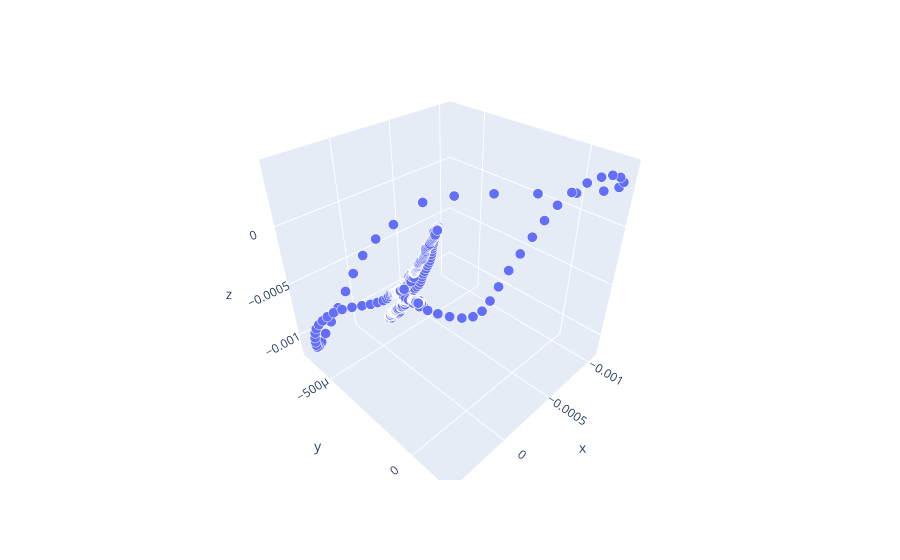
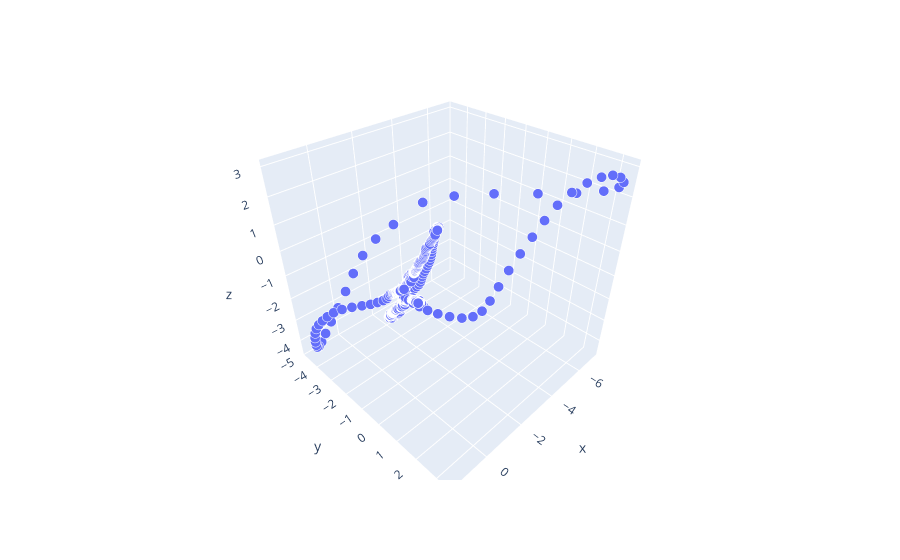

Notebook source saved alongside these figures, in order:
### Markdown cell above
Демонстрация нормализации исходных облаков точек:

### Code cell
import pandas as pd
import plotly.express as px

file_path = 'final_pointcloud_dataset/train/00002_period_3.csv'
file_path_normalized = 'final_pointcloud_dataset_normalized/train/00002_period_3_normalized.csv'

print('Исходное облако точек:')
# Чтение CSV-файла
df = pd.read_csv(file_path)
df['size'] = 20

# Построение 3D облака точек
fig = px.scatter_3d(df, x='x', y='y', z='z', size='size', size_max=10, opacity=1)

# Настройка внешнего вида облака точек (необязательно)
fig.update_layout(scene=dict(aspectmode='cube'))

# Отображение графика
fig.show()

print('Нормализованное облако точек:')
# Чтение CSV-файла
df_normalized = pd.read_csv(file_path_normalized)
df_normalized['size'] = 20

# Построение 3D облака точек
fig = px.scatter_3d(df_normalized, x='x', y='y', z='z', size='size', size_max=10, opacity=1)

# Настройка внешнего вида облака точек (необязательно)
fig.update_layout(scene=dict(aspectmode='cube'))

# Отображение графика
fig.show()

### Figure 1 — Plotly figure (JSON) as saved in the notebook; plotly's stock layout.template omitted (floating-point values rounded to 4 significant figures; data arrays with more than 128 entries replaced by an {"elided": "..."} marker saying what was removed)
{"data": [{"hovertemplate": "x=%{x}<br>y=%{y}<br>z=%{z}<br>size=%{marker.size}<extra></extra>", "legendgroup": "", "marker": {"color": "#636efa", "opacity": 1, "size": {"elided": "607 int values"}, "sizemode": "area", "sizeref": 0.2, "symbol": "circle"}, "mode": "markers", "name": "", "scene": "scene", "showlegend": false, "type": "scatter3d", "x": {"elided": "607 float values"}, "y": {"elided": "607 float values"}, "z": {"elided": "607 float values"}}], "layout": {"legend": {"itemsizing": "constant", "tracegroupgap": 0}, "margin": {"t": 60}, "scene": {"aspectmode": "cube", "domain": {"x": [0, 1], "y": [0, 1]}, "xaxis": {"title": {"text": "x"}}, "yaxis": {"title": {"text": "y"}}, "zaxis": {"title": {"text": "z"}}}}}

### Figure 2 — Plotly figure (JSON) as saved in the notebook; plotly's stock layout.template omitted (floating-point values rounded to 4 significant figures; data arrays with more than 128 entries replaced by an {"elided": "..."} marker saying what was removed)
{"data": [{"hovertemplate": "x=%{x}<br>y=%{y}<br>z=%{z}<br>size=%{marker.size}<extra></extra>", "legendgroup": "", "marker": {"color": "#636efa", "opacity": 1, "size": {"elided": "607 int values"}, "sizemode": "area", "sizeref": 0.2, "symbol": "circle"}, "mode": "markers", "name": "", "scene": "scene", "showlegend": false, "type": "scatter3d", "x": {"elided": "607 float values"}, "y": {"elided": "607 float values"}, "z": {"elided": "607 float values"}}], "layout": {"legend": {"itemsizing": "constant", "tracegroupgap": 0}, "margin": {"t": 60}, "scene": {"aspectmode": "cube", "domain": {"x": [0, 1], "y": [0, 1]}, "xaxis": {"title": {"text": "x"}}, "yaxis": {"title": {"text": "y"}}, "zaxis": {"title": {"text": "z"}}}}}
